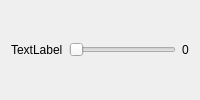
<?xml version="1.0" encoding="UTF-8"?>
<ui version="4.0">
 <class>SliderGUI</class>
 <widget class="QWidget" name="SliderGUI">
  <property name="geometry">
   <rect>
    <x>0</x>
    <y>0</y>
    <width>0</width>
    <height>0</height>
   </rect>
  </property>
  <property name="windowTitle">
   <string>SliderGUI</string>
  </property>
   <layout class="QHBoxLayout" name="horizontalLayout">
    <item>
     <widget class="QLabel" name="label">
      <property name="text">
       <string>TextLabel</string>
      </property>
     </widget>
    </item>
    <item>
     <widget class="QSlider" name="horizontalSlider">
      <property name="orientation">
       <enum>Qt::Horizontal</enum>
      </property>
     </widget>
    </item>
    <item>
     <widget class="QLabel" name="label_2">
      <property name="text">
       <string>0</string>
      </property>
     </widget>
    </item>
   </layout>
 </widget>
 <resources/>
 <connections/>
</ui>
